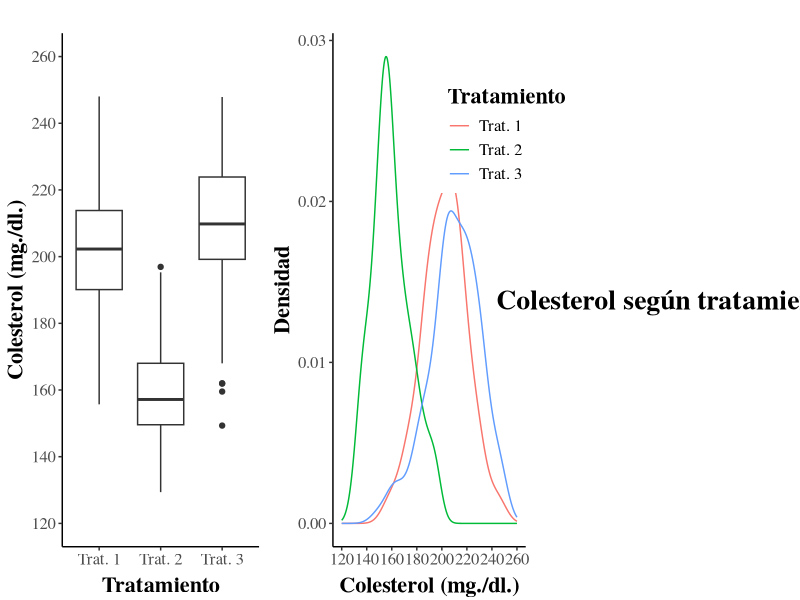
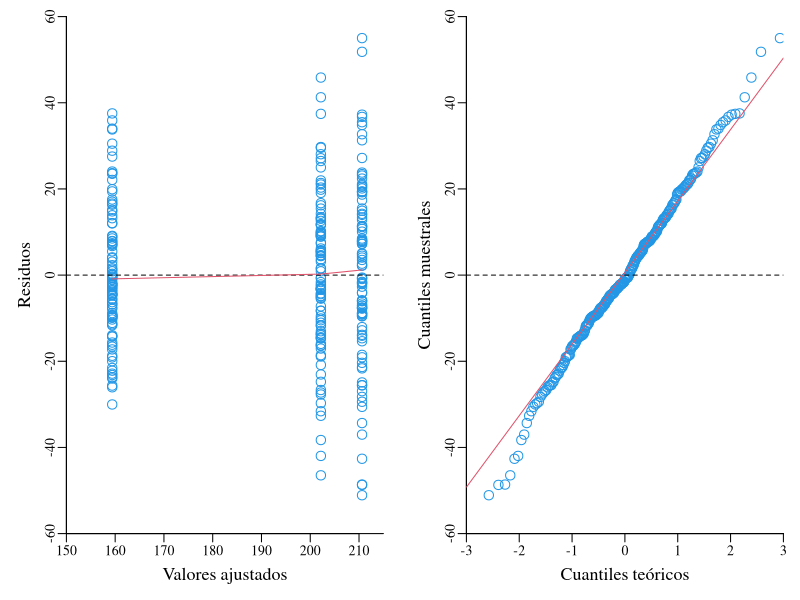

Here is the R script that generated these plots, in order:
## ---- chunk 1
library(knitr)
library(dplyr) ##  Si no la tuvieras instalada, anímate: merece la pena. 
set.seed(1)  ##  Así el ejemplo será reproducible.
example <- data.frame(trat = gl(3, 100,
                                labels = c('Trat. 1', 'Trat. 2', 'Trat. 3')),
                      chol = as.vector(sapply(c(200, 160, 210), function(x) {
                        rnorm(100, mean = x, sd = x/10)
                        })))
mi.summary.table <- example %>%  ##  Sintaxis de dplyr: en serio, prueba.
  group_by(Tratamiento = trat) %>%
  summarise(N = n(),
            Media = mean(chol),
            SD = sd(chol),
            Mediana = median(chol),
            P25 = quantile(chol, 0.25),
            P75 = quantile(chol, 0.75),
            IQR = IQR(chol))
##  Tabla básica con la funcion kable de knitr.
kable(mi.summary.table, digits = 2, caption = 'Descriptiva según tratamiento')  
## ---- chunk 2
library(ggplot2)  ##  Si no la tuvieras instalada, anímate: merece la pena.
library(grid)
library(gridExtra)  ##  Para utilizar la función grid.arrange().
mi.box <- ggplot(example, aes(trat, chol)) + geom_boxplot() + theme_classic() +
  labs(x = 'Tratamiento', y = 'Colesterol (mg./dl.)', title = '') +
  scale_y_continuous(limits = c(120, 260), breaks = seq(120, 260, 20)) +
  theme(axis.title = element_text(size = 16, face = 'bold', family = 'Times'),
        axis.text = element_text(size = 12, face = 'plain', family = 'Times'),
        axis.title.y = element_text(vjust = 1),
        axis.title.x = element_text(vjust = 0))
mi.den <- ggplot(example, aes(colour = trat, x = chol)) + geom_line(stat = 'density') +
  theme_classic() + scale_x_continuous(limits = c(120, 260), breaks = seq(120, 260, 20)) +
  labs(x = 'Colesterol (mg./dl.)', y = 'Densidad', title = '', colour = 'Tratamiento') +
  theme(axis.title = element_text(size = 16, face = 'bold', family = 'Times'),
        axis.text = element_text(size = 12, face = 'plain', family = 'Times'),
        legend.text = element_text(face = 'plain', size = 12, family = 'Times'),
        legend.title = element_text(face = 'bold', size = 16, family = 'Times'),
        axis.title.y = element_text(vjust = 1),
        axis.title.x = element_text(vjust = 0),
        legend.position = c(.9, .8))
grid.arrange(mi.box, mi.den, nrow = 1,
             main = textGrob('Colesterol según tratamiento',
                             gp = gpar(fontsize = 20, font = 2, fontfamily = 'serif')))
## ---- chunk 3
mi.aov <- aov(chol ~ trat, example)
par(mar = c(4, 4, 1, 1), bty = 'l', family = 'serif', mgp = c(2, 0.5, 0), xaxs = 'i', yaxs = 'i')
layout(matrix(c(1, 2, 1, 2), byrow = T, ncol = 2))
with(mi.aov, plot(fitted.values, residuals, xlab = 'Valores ajustados',
                  ylab = 'Residuos', cex = 1.5, cex.lab = 1.3, col = 4,
                  xlim = c(150, 215), ylim = c(-60, 60)))
abline(h = 0, lty = 2)
with(mi.aov, lines(lowess(fitted.values, residuals), col = 2))
with(mi.aov, qqnorm(residuals, xlab = 'Cuantiles teóricos', main = '', cex = 1.5, 
                    ylab = 'Cuantiles muestrales', cex.lab = 1.3, col = 4,
                    xlim = c(-3, 3), ylim = c(-60, 60)))
with(mi.aov, qqline(residuals, col = 2))
abline(h = 0, lty = 2)
summary(mi.aov)
## ---- chunk 4
##  Hay cambiar la clase del objeto mi.aov en una que kable pueda manejar.
mi.aov <- anova(mi.aov)
##  Ponemos los nombres de columnas y filas que nos parezca.
colnames(mi.aov) <- c('Grados de libertad', 'Suma de cuadrados', 'Media de cuadrados', 'Valor F', 'Valor p')
rownames(mi.aov) <- c('Nivel', 'Residuos')
kable(mi.aov, digits = 2, caption = 'Tabla del ANOVA')
